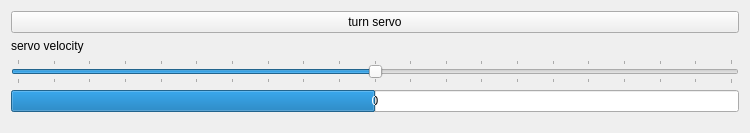
          <widget class="QWidget" name="scrollAreaWidgetContents_4">
           <property name="geometry">
            <rect>
             <x>0</x>
             <y>-6</y>
             <width>750</width>
             <height>133</height>
            </rect>
           </property>
           <layout class="QVBoxLayout" name="verticalLayout">
            <item>
             <layout class="QVBoxLayout" name="verticalLayout_13">
              <item>
               <widget class="QPushButton" name="servobutton">
                <property name="text">
                 <string>turn servo</string>
                </property>
               </widget>
              </item>
              <item>
               <widget class="QLabel" name="servolabel">
                <property name="text">
                 <string>servo velocity</string>
                </property>
               </widget>
              </item>
              <item>
               <widget class="QSlider" name="servoslider">
                <property name="minimum">
                 <number>-10</number>
                </property>
                <property name="maximum">
                 <number>10</number>
                </property>
                <property name="orientation">
                 <enum>Qt::Horizontal</enum>
                </property>
                <property name="tickPosition">
                 <enum>QSlider::TicksBothSides</enum>
                </property>
               </widget>
              </item>
              <item>
               <widget class="QProgressBar" name="servobar">
                <property name="minimum">
                 <number>-10</number>
                </property>
                <property name="maximum">
                 <number>10</number>
                </property>
                <property name="value">
                 <number>0</number>
                </property>
                <property name="invertedAppearance">
                 <bool>false</bool>
                </property>
                <property name="format">
                 <string>%v</string>
                </property>
               </widget>
              </item>
             </layout>
            </item>
            <item>
             <spacer name="verticalSpacer_3">
              <property name="orientation">
               <enum>Qt::Vertical</enum>
              </property>
              <property name="sizeHint" stdset="0">
               <size>
                <width>20</width>
                <height>40</height>
               </size>
              </property>
             </spacer>
            </item>
           </layout>
          </widget>
